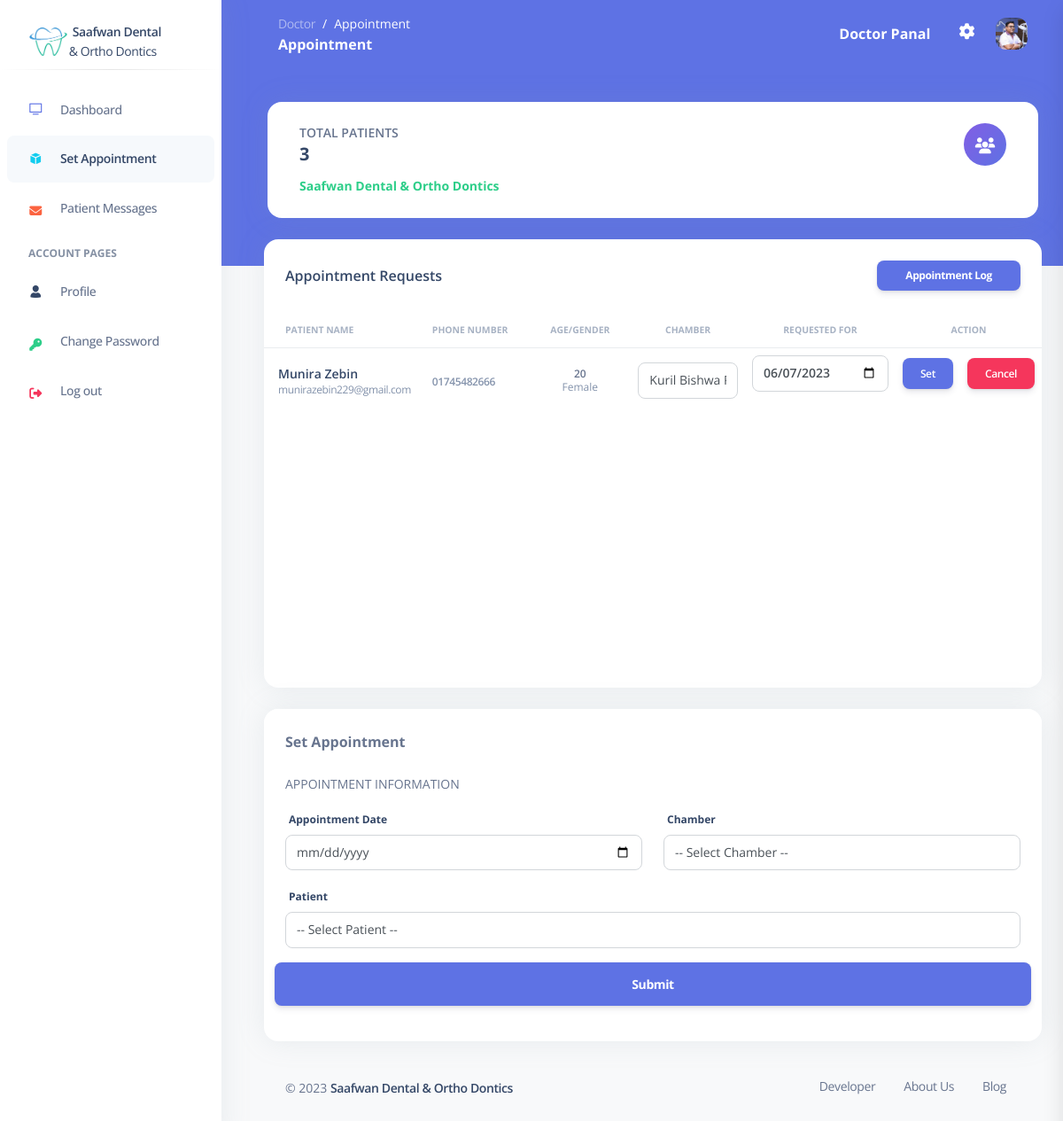
/View/doctor/appointment.php (signed in), run on the app's committed database.
### tables this page shows
CREATE TABLE `appointments` (
  `id` int(11) NOT NULL,
  `user` varchar(20) NOT NULL,
  `chamber` int(11) DEFAULT NULL,
  `appointment_at` date DEFAULT NULL,
  `created_at` date DEFAULT NULL,
  `cancel_at` date DEFAULT NULL,
  `status` varchar(10) DEFAULT NULL,
  `patient_id` int(11) DEFAULT NULL
);

CREATE TABLE `patients` (
  `id` int(11) NOT NULL,
  `name` varchar(50) NOT NULL,
  `phone` varchar(20) NOT NULL,
  `email` varchar(50) DEFAULT NULL,
  `password` varchar(20) NOT NULL,
  `age` int(200) DEFAULT NULL,
  `gender` varchar(10) DEFAULT NULL,
  `default_chamber` int(11) DEFAULT NULL,
  `created_at` date DEFAULT NULL,
  `status` tinyint(1) DEFAULT NULL
);

CREATE TABLE `doctors` (
  `id` int(11) NOT NULL,
  `name` varchar(50) NOT NULL,
  `email` varchar(50) NOT NULL,
  `phone` varchar(20) NOT NULL,
  `password` varchar(20) NOT NULL,
  `created_at` date DEFAULT NULL,
  `deleted_at` date DEFAULT NULL,
  `chamber1` varchar(250) NOT NULL,
  `chamber2` varchar(250) DEFAULT NULL
);

### View/doctor/appointment.php (the view, shortened to what this page needs)
<?php
function chamber2($chamber)
{
    if ($chamber == '2') {
        return "selected";
    }
}
?>
<!DOCTYPE html>
<html lang="en">
<head>
    <link href="../../assets/css/nucleo-icons.css" rel="stylesheet" />
    <link href="../../assets/css/nucleo-svg.css" rel="stylesheet" />
    <link href="../../assets/css/nucleo-svg.css" rel="stylesheet" />
    <link id="pagestyle" href="../../assets/css/argon-dashboard.css?v=2.0.4" rel="stylesheet" />
</head>
<body class="g-sidenav-show   bg-gray-100">
    <aside class="sidenav bg-white navbar navbar-vertical navbar-expand-xs border-0 fixed-start " id="sidenav-main">
        <?php include("../components/doctorSidebar.php"); ?>
    </aside>
    <main class="main-content position-relative border-radius-lg ">
        <nav class="navbar navbar-main navbar-expand-lg px-0 mx-4 shadow-none border-radius-xl " id="navbarBlur" data-scroll="false">
            <div class="container-fluid py-1 px-3">
                <nav aria-label="breadcrumb">
                    <ol class="breadcrumb bg-transparent mb-0 pb-0 pt-1 px-0 me-sm-6 me-5">
                        <li class="breadcrumb-item text-sm"><a class="opacity-5 text-white" href="javascript:;">Doctor</a></li>
                        <li class="breadcrumb-item text-sm text-white active" aria-current="page">Appointment</li>
                    </ol>
                    <h6 class="font-weight-bolder text-white mb-0">Appointment</h6>
                </nav>
                <div class="collapse navbar-collapse mt-sm-0 mt-2 me-md-0 me-sm-4" id="navbar">
                    <div class="ms-md-auto pe-md-3 d-flex align-items-center">
                        <div class="input-group">
                            <h6 class="font-weight-bolder text-white mb-0">Doctor Panal</h6>
                        </div>
                    </div>
                    <ul class="navbar-nav  justify-content-end">
                        <li class="nav-item px-3 d-flex align-items-center">
                            <a href="javascript:;" class="nav-link text-white p-0">
                                <i class="fa fa-cog fixed-plugin-button-nav cursor-pointer text-lg"></i>
                            </a>
                        </li>
                        <li class="nav-item ps-2 d-flex align-items-center dropdown">
                            <a href="javascript:;" class="nav-link text-body p-0" id="dropdownMenuButton" data-bs-toggle="dropdown" aria-expanded="false">
                                <img src="../../assets/img/profile.jpg" class="avatar avatar-sm" alt="avatar" />
                            </a>
                        </li>
                    </ul>
                </div>
            </div>
        </nav>
        <div class="container-fluid py-4">
            <div class="row mx-1 my-3">
                <div class="card">
                    <div class="card-body">
                        <div class="row">
                            <div class="col-8">
                                <div class="numbers">
                                    <p class="text-sm mb-0 text-uppercase font-weight-bold">Total Patients</p>
                                    <h5 class="font-weight-bolder">
                                        <?php echo $allPatients->num_rows ?>
                                    </h5>
                                    <p class="mb-0">
                                        <span class="text-success text-sm font-weight-bolder">Saafwan Dental & Ortho Dontics</span>
                                    </p>
                                </div>
                            </div>
                            <div class="col-4 text-end">
                                <div class="icon icon-shape bg-gradient-primary shadow-primary text-center rounded-circle">
                                    <i class="fas fa-users text-lg opacity-10" aria-hidden="true"></i>
                                </div>
                            </div>
                        </div>
                    </div>
                </div>
            </div>
            <div class="row my-4">
                <div class="col-lg-12 col-md-6 mb-4">
                    <div class="card mb-4 h-100">
                        <form action="appointmentHistory.php">
                            <div class="d-flex align-items-center">
                                <h6 class="m-4">Appointment Requests</h6>
                                <button class="btn btn-primary btn-sm ms-auto m-4">Appointment Log</button>
                            </div>
                        </form>
                        <div class="card-body px-0 pt-0 pb-2" style="height: 50vh; overflow-y: scroll;">
                            <div class="table-responsive p-0">
                                <table class="table align-items-center mb-0">
                                    <thead>
                                        <tr>
                                            <th class="text-uppercase text-secondary text-xxs font-weight-bolder opacity-7">Patient Name</th>
                                            <th class="text-uppercase text-secondary text-xxs font-weight-bolder opacity-7 ps-2">Phone Number</th>
                                            <th class="text-center text-uppercase text-secondary text-xxs font-weight-bolder opacity-7">Age/Gender</th>
                                            <th class="text-center text-uppercase text-secondary text-xxs font-weight-bolder opacity-7">Chamber</th>
                                            <th class="text-center text-uppercase text-secondary text-xxs font-weight-bolder opacity-7">Requested for</th>
                                            <th class="text-center text-uppercase text-secondary text-xxs font-weight-bolder opacity-7" colspan="2">Action</th>
                                        </tr>
                                    </thead>
                                    <tbody>
                                        <?php
                                        if ($appointmentReq->num_rows > 0) {
                                            while ($data = $appointmentReq->fetch_assoc()) {
                                                echo "
                                                <tr>
                                                    <td>
                                                        <div class='d-flex px-2 py-1'>
                                                            <div class='d-flex flex-column justify-content-center'>
                                                                <h6 class='mb-0 text-sm'>" . $data['name'] . "</h6>
                                                                <a href='mailto:" . $data['email'] . "' class='text-xs text-secondary mb-0'>" . $data['email'] . "</a>
                                                            </div>
                                                        </div>
                                                    </td>
                                                    <td>
                                                        <a href='tel:" .  $data['phone'] . "' class='text-secondary text-xs font-weight-bold mb-0'>" . $data['phone'] . "</a>
                                                    </td>
                                                    <td class='align-middle text-center text-sm'>
                                                        <p class='text-xs font-weight-bold mb-0'>" . $data['age'] . "</p>
                                                        <p class='text-xs text-secondary mb-0'>" . $data['gender'] . "</p>
                                                    </td>
                                                    <form action='../../Controller/doctor/appointmentReqController.php' method='POST'>
                                                        <input type='number' name='id' value='" . $data['id'] . "' hidden>
                                                        <td class='align-middle text-center text-sm'>
                                                            <select name='chamber' class='form-control'>
                                                                <option value='1' " . chamber1($data['chamber']) . ">" . $doc['chamber1'] . "</option>
                                                                <option value='2' " . chamber2($data['chamber']) . ">" . $doc['chamber2'] . "</option>
                                                            </select>
                                                        </td>
                                                        <td class='d-flex flex-column align-items-center'>
                                                            <input type='date' class='form-control font-weight-bold' name='appointment-at' value='" . $data['appointment_at'] . "'>
                                                            <p class='text-xs text-danger'>" . dateNull() . "</p>
                                                        </td>
                                                        <td style='text-align: right;'>
                                                            <button type='submit' class='font-weight-bold text-xs btn btn-primary' data-toggle='tooltip' data-original-title='Edit user'>
                                                                Set
                                                            </button>
                                                        </td>
                                                    </form>
                                                    <td style='text-align: left;'>
                                                        <a class='font-weight-bold text-xs btn btn-danger' href='../../Controller/doctor/appointmentCancelController.php?appointment=" . $data['id'] . "'>
                                                            Cancel
                                                        </a>
                                                    </td>
                                                </tr>
                                                ";
                                            }
                                        }
                                        ?>
                                    </tbody>
                                </table>
                            </div>
                        </div>
                    </div>
                </div>
                <div class="col-md-12">
                    <div class="card">
                        <div class="card-header pb-0">
                            <div class="d-flex align-items-center">
                                <p class="mb-0"><b>Set Appointment</b></p>
                            </div>
                        </div>
                        <form action="../../Controller/doctor/appointmentSetController.php" method="POST">
                            <div class="card-body" id="app">
                                <p class="text-uppercase text-sm">Appointment Information</p>
                                <div class="row">
                                    <div class="col-md-6">
                                        <div class="form-group">
                                            <label for="example-text-input" class="form-control-label">Appointment Date</label>
                                            <input class="form-control" type="date" name="appointment-date" required>
                                        </div>
                                    </div>
                                    <div class="col-md-6">
                                        <div class="form-group">
                                            <label for="example-text-input" class="form-control-label">Chamber</label>
                                            <select class="form-control" name="chamber" id="" required>
                                                <option value="" disabled selected>-- Select Chamber --</option>
                                            </select>
                                        </div>
                                    </div>
                                    <div class="col-md-12">
                                        <div class="form-group">
                                            <label for="example-text-input" class="form-control-label">Patient</label>
                                            <select class="form-control" name="patient-id" id="" required>
                                                <option value="" disabled selected>-- Select Patient --</option>
                                            </select>
                                        </div>
                                    </div>
                                    <button class="btn btn-primary btn-lg ms-auto" type="submit">Submit</button>
                                </div>
                            </div>
                        </form>
                    </div>
                </div>
                <?php include("../components/doctorFooter.php"); ?>
            </div>
    </main>
</body>
</html>

### Assets/css/nucleo-svg.css (style rules this page uses)
.icon { display: inline-block; color: #111111; height: 1em; width: 1em; }
.icon { fill: currentColor; stroke: none; }

### data on the page
appointments: patient.name "Munira Zebin", patient.email "munirazebin229@gmail.com", patient.phone "01745482666", patient.age "20", patient.gender "Female", chamber "Kuril Bishwa Road, Dhaka, Bangladesh", appointment-at "06/07/2023"

### other printed values
$allPatients->num_rows "3"
